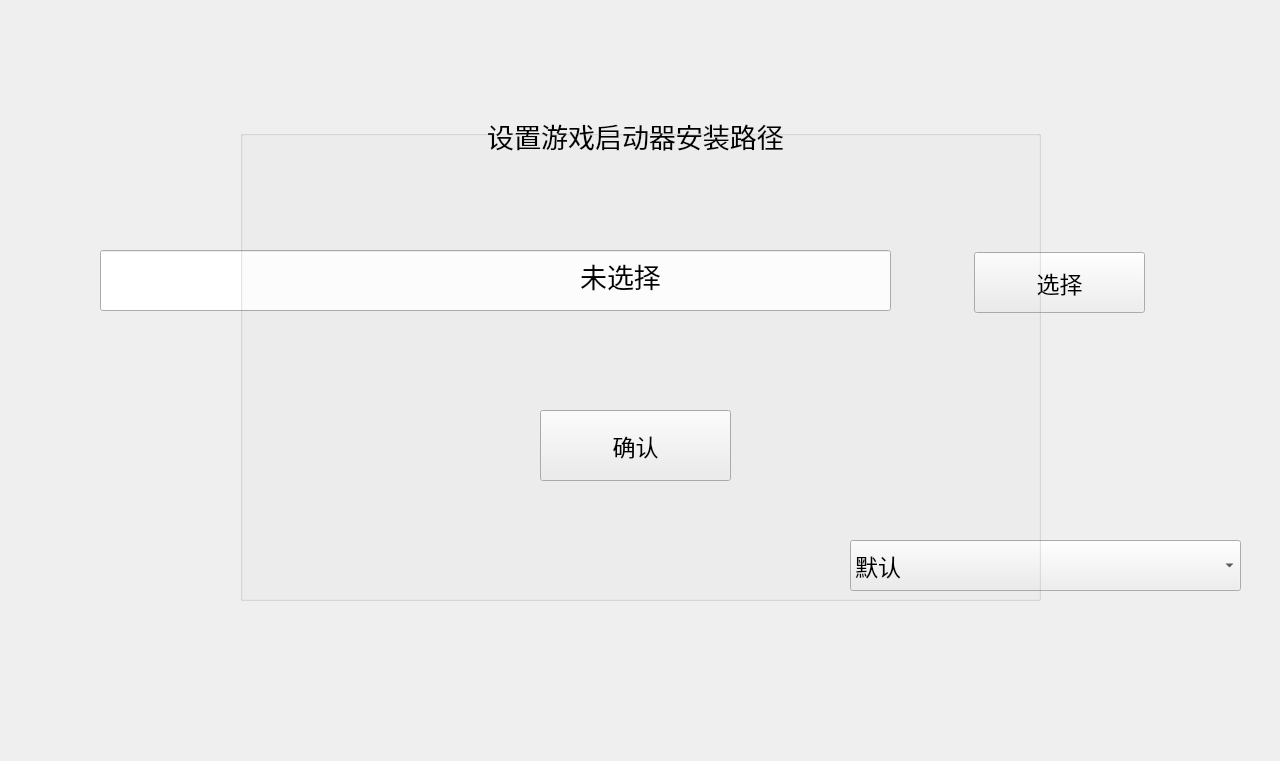
<?xml version="1.0" encoding="UTF-8"?>
<ui version="4.0">
 <class>MainWindow</class>
 <widget class="QMainWindow" name="MainWindow">
  <property name="geometry">
   <rect>
    <x>0</x>
    <y>0</y>
    <width>1280</width>
    <height>761</height>
   </rect>
  </property>
  <property name="mouseTracking">
   <bool>true</bool>
  </property>
  <property name="windowTitle">
   <string>启动器</string>
  </property>
  <widget class="QWidget" name="centralwidget">
   <property name="mouseTracking">
    <bool>true</bool>
   </property>
   <widget class="QLabel" name="win_con">
    <property name="geometry">
     <rect>
      <x>0</x>
      <y>0</y>
      <width>1281</width>
      <height>41</height>
     </rect>
    </property>
    <property name="mouseTracking">
     <bool>true</bool>
    </property>
    <property name="text">
     <string/>
    </property>
   </widget>
   <widget class="QGroupBox" name="settings_group">
    <property name="geometry">
     <rect>
      <x>240</x>
      <y>130</y>
      <width>801</width>
      <height>471</height>
     </rect>
    </property>
    <property name="mouseTracking">
     <bool>true</bool>
    </property>
    <property name="title">
     <string/>
    </property>
    <widget class="QLabel" name="settings">
     <property name="geometry">
      <rect>
       <x>0</x>
       <y>0</y>
       <width>241</width>
       <height>471</height>
      </rect>
     </property>
     <property name="mouseTracking">
      <bool>true</bool>
     </property>
     <property name="text">
      <string/>
     </property>
    </widget>
    <widget class="QLabel" name="setting_sel">
     <property name="geometry">
      <rect>
       <x>240</x>
       <y>0</y>
       <width>561</width>
       <height>471</height>
      </rect>
     </property>
     <property name="mouseTracking">
      <bool>true</bool>
     </property>
     <property name="text">
      <string/>
     </property>
    </widget>
    <widget class="QLabel" name="setting_exit">
     <property name="geometry">
      <rect>
       <x>723</x>
       <y>30</y>
       <width>41</width>
       <height>41</height>
      </rect>
     </property>
     <property name="mouseTracking">
      <bool>true</bool>
     </property>
     <property name="text">
      <string/>
     </property>
    </widget>
    <widget class="QLabel" name="settingsel_path">
     <property name="geometry">
      <rect>
       <x>0</x>
       <y>80</y>
       <width>241</width>
       <height>51</height>
      </rect>
     </property>
     <property name="text">
      <string/>
     </property>
    </widget>
    <widget class="QLabel" name="settingsel_path_bgp">
     <property name="geometry">
      <rect>
       <x>270</x>
       <y>60</y>
       <width>221</width>
       <height>51</height>
      </rect>
     </property>
     <property name="text">
      <string/>
     </property>
    </widget>
    <widget class="QLabel" name="settingsel_path_bgp_show">
     <property name="geometry">
      <rect>
       <x>270</x>
       <y>120</y>
       <width>381</width>
       <height>41</height>
      </rect>
     </property>
     <property name="text">
      <string/>
     </property>
    </widget>
    <widget class="QLabel" name="settingsel_path_bgp_selbt">
     <property name="geometry">
      <rect>
       <x>670</x>
       <y>120</y>
       <width>121</width>
       <height>41</height>
      </rect>
     </property>
     <property name="font">
      <font>
       <pointsize>15</pointsize>
      </font>
     </property>
     <property name="text">
      <string/>
     </property>
     <property name="alignment">
      <set>Qt::AlignLeading|Qt::AlignLeft|Qt::AlignVCenter</set>
     </property>
    </widget>
    <widget class="QLabel" name="settingsel_path_gl">
     <property name="geometry">
      <rect>
       <x>270</x>
       <y>190</y>
       <width>221</width>
       <height>51</height>
      </rect>
     </property>
     <property name="text">
      <string/>
     </property>
    </widget>
    <widget class="QLabel" name="settingsel_path_gl_show">
     <property name="geometry">
      <rect>
       <x>270</x>
       <y>250</y>
       <width>381</width>
       <height>41</height>
      </rect>
     </property>
     <property name="text">
      <string/>
     </property>
    </widget>
    <widget class="QLabel" name="settingsel_path_gl_selbt">
     <property name="geometry">
      <rect>
       <x>670</x>
       <y>250</y>
       <width>121</width>
       <height>41</height>
      </rect>
     </property>
     <property name="font">
      <font>
       <pointsize>15</pointsize>
      </font>
     </property>
     <property name="text">
      <string/>
     </property>
     <property name="alignment">
      <set>Qt::AlignLeading|Qt::AlignLeft|Qt::AlignVCenter</set>
     </property>
    </widget>
    <widget class="QLabel" name="settingsel_path_gs">
     <property name="geometry">
      <rect>
       <x>270</x>
       <y>320</y>
       <width>221</width>
       <height>51</height>
      </rect>
     </property>
     <property name="text">
      <string/>
     </property>
    </widget>
    <widget class="QLabel" name="settingsel_path_gs_show">
     <property name="geometry">
      <rect>
       <x>270</x>
       <y>380</y>
       <width>381</width>
       <height>41</height>
      </rect>
     </property>
     <property name="text">
      <string/>
     </property>
    </widget>
    <widget class="QLabel" name="settingsel_path_gs_selbt">
     <property name="geometry">
      <rect>
       <x>670</x>
       <y>380</y>
       <width>121</width>
       <height>41</height>
      </rect>
     </property>
     <property name="font">
      <font>
       <pointsize>15</pointsize>
      </font>
     </property>
     <property name="text">
      <string/>
     </property>
     <property name="alignment">
      <set>Qt::AlignLeading|Qt::AlignLeft|Qt::AlignVCenter</set>
     </property>
    </widget>
    <widget class="QLabel" name="settingsel_change2i">
     <property name="geometry">
      <rect>
       <x>0</x>
       <y>140</y>
       <width>241</width>
       <height>51</height>
      </rect>
     </property>
     <property name="text">
      <string/>
     </property>
    </widget>
    <widget class="QLabel" name="settingsel_change2i_zip">
     <property name="geometry">
      <rect>
       <x>270</x>
       <y>61</y>
       <width>221</width>
       <height>51</height>
      </rect>
     </property>
     <property name="text">
      <string/>
     </property>
    </widget>
    <widget class="QLabel" name="settingsel_change2i_zip_show">
     <property name="geometry">
      <rect>
       <x>270</x>
       <y>120</y>
       <width>221</width>
       <height>51</height>
      </rect>
     </property>
     <property name="font">
      <font>
       <pointsize>20</pointsize>
      </font>
     </property>
     <property name="text">
      <string>未选择</string>
     </property>
     <property name="alignment">
      <set>Qt::AlignCenter</set>
     </property>
    </widget>
    <widget class="QLabel" name="settingsel_change2i_zip_selbt">
     <property name="geometry">
      <rect>
       <x>530</x>
       <y>130</y>
       <width>121</width>
       <height>41</height>
      </rect>
     </property>
     <property name="font">
      <font>
       <pointsize>15</pointsize>
      </font>
     </property>
     <property name="text">
      <string/>
     </property>
     <property name="alignment">
      <set>Qt::AlignLeading|Qt::AlignLeft|Qt::AlignVCenter</set>
     </property>
    </widget>
    <widget class="QLabel" name="settingsel_change2i_selbt">
     <property name="geometry">
      <rect>
       <x>370</x>
       <y>220</y>
       <width>121</width>
       <height>41</height>
      </rect>
     </property>
     <property name="font">
      <font>
       <pointsize>15</pointsize>
      </font>
     </property>
     <property name="text">
      <string/>
     </property>
     <property name="alignment">
      <set>Qt::AlignLeading|Qt::AlignLeft|Qt::AlignVCenter</set>
     </property>
    </widget>
    <widget class="QLabel" name="settingsel_change2i_download">
     <property name="geometry">
      <rect>
       <x>600</x>
       <y>420</y>
       <width>181</width>
       <height>31</height>
      </rect>
     </property>
     <property name="font">
      <font>
       <pointsize>15</pointsize>
      </font>
     </property>
     <property name="text">
      <string/>
     </property>
     <property name="alignment">
      <set>Qt::AlignLeading|Qt::AlignLeft|Qt::AlignVCenter</set>
     </property>
    </widget>
    <widget class="QLabel" name="settingsel_change2i_article">
     <property name="geometry">
      <rect>
       <x>600</x>
       <y>390</y>
       <width>181</width>
       <height>31</height>
      </rect>
     </property>
     <property name="font">
      <font>
       <pointsize>15</pointsize>
      </font>
     </property>
     <property name="text">
      <string/>
     </property>
     <property name="alignment">
      <set>Qt::AlignLeading|Qt::AlignLeft|Qt::AlignVCenter</set>
     </property>
    </widget>
    <widget class="QLabel" name="settingsel_change2i_delete">
     <property name="geometry">
      <rect>
       <x>600</x>
       <y>350</y>
       <width>181</width>
       <height>31</height>
      </rect>
     </property>
     <property name="font">
      <font>
       <pointsize>15</pointsize>
      </font>
     </property>
     <property name="text">
      <string/>
     </property>
     <property name="alignment">
      <set>Qt::AlignLeading|Qt::AlignLeft|Qt::AlignVCenter</set>
     </property>
    </widget>
   </widget>
   <widget class="QLabel" name="gl_setup_text">
    <property name="geometry">
     <rect>
      <x>120</x>
      <y>100</y>
      <width>1031</width>
      <height>71</height>
     </rect>
    </property>
    <property name="font">
     <font>
      <pointsize>20</pointsize>
     </font>
    </property>
    <property name="mouseTracking">
     <bool>true</bool>
    </property>
    <property name="text">
     <string>设置游戏启动器安装路径</string>
    </property>
    <property name="alignment">
     <set>Qt::AlignCenter</set>
    </property>
   </widget>
   <widget class="QLineEdit" name="gl_setup_path_show">
    <property name="geometry">
     <rect>
      <x>100</x>
      <y>250</y>
      <width>791</width>
      <height>61</height>
     </rect>
    </property>
    <property name="font">
     <font>
      <pointsize>17</pointsize>
     </font>
    </property>
   </widget>
   <widget class="QPushButton" name="gl_setup_path_sel">
    <property name="geometry">
     <rect>
      <x>974</x>
      <y>252</y>
      <width>171</width>
      <height>61</height>
     </rect>
    </property>
    <property name="font">
     <font>
      <pointsize>17</pointsize>
     </font>
    </property>
    <property name="mouseTracking">
     <bool>true</bool>
    </property>
    <property name="text">
     <string>选择</string>
    </property>
   </widget>
   <widget class="QLabel" name="bgp_show">
    <property name="geometry">
     <rect>
      <x>0</x>
      <y>40</y>
      <width>1281</width>
      <height>720</height>
     </rect>
    </property>
    <property name="mouseTracking">
     <bool>true</bool>
    </property>
    <property name="text">
     <string/>
    </property>
   </widget>
   <widget class="QPushButton" name="gl_setup_confirm">
    <property name="geometry">
     <rect>
      <x>540</x>
      <y>410</y>
      <width>191</width>
      <height>71</height>
     </rect>
    </property>
    <property name="font">
     <font>
      <pointsize>17</pointsize>
     </font>
    </property>
    <property name="mouseTracking">
     <bool>true</bool>
    </property>
    <property name="text">
     <string>确认</string>
    </property>
   </widget>
   <widget class="QComboBox" name="modesel">
    <property name="geometry">
     <rect>
      <x>850</x>
      <y>540</y>
      <width>391</width>
      <height>51</height>
     </rect>
    </property>
    <property name="font">
     <font>
      <pointsize>17</pointsize>
     </font>
    </property>
    <property name="maxVisibleItems">
     <number>4</number>
    </property>
    <property name="insertPolicy">
     <enum>QComboBox::InsertAtBottom</enum>
    </property>
    <item>
     <property name="text">
      <string>默认</string>
     </property>
    </item>
    <item>
     <property name="text">
      <string>国服（官服）</string>
     </property>
    </item>
    <item>
     <property name="text">
      <string>国服（官服）+ taptap</string>
     </property>
    </item>
    <item>
     <property name="text">
      <string>Bilibili服（渠道服）</string>
     </property>
    </item>
    <item>
     <property name="text">
      <string>国际服</string>
     </property>
    </item>
   </widget>
   <widget class="QLabel" name="mode_set">
    <property name="geometry">
     <rect>
      <x>1063</x>
      <y>620</y>
      <width>181</width>
      <height>61</height>
     </rect>
    </property>
    <property name="font">
     <font>
      <pointsize>17</pointsize>
     </font>
    </property>
    <property name="text">
     <string/>
    </property>
    <property name="alignment">
     <set>Qt::AlignCenter</set>
    </property>
   </widget>
   <widget class="QLabel" name="mode_set_done">
    <property name="geometry">
     <rect>
      <x>530</x>
      <y>630</y>
      <width>231</width>
      <height>41</height>
     </rect>
    </property>
    <property name="text">
     <string/>
    </property>
   </widget>
   <widget class="QLabel" name="start_game">
    <property name="geometry">
     <rect>
      <x>823</x>
      <y>620</y>
      <width>211</width>
      <height>61</height>
     </rect>
    </property>
    <property name="text">
     <string/>
    </property>
   </widget>
   <widget class="QLabel" name="start_launcher">
    <property name="geometry">
     <rect>
      <x>533</x>
      <y>620</y>
      <width>261</width>
      <height>61</height>
     </rect>
    </property>
    <property name="text">
     <string/>
    </property>
   </widget>
   <widget class="QLabel" name="start_bwiki">
    <property name="geometry">
     <rect>
      <x>1030</x>
      <y>700</y>
      <width>131</width>
      <height>41</height>
     </rect>
    </property>
    <property name="text">
     <string/>
    </property>
   </widget>
   <widget class="QWidget" name="verticalLayoutWidget">
    <property name="geometry">
     <rect>
      <x>20</x>
      <y>60</y>
      <width>1241</width>
      <height>631</height>
     </rect>
    </property>
    <layout class="QVBoxLayout" name="bwiki_webview"/>
   </widget>
   <zorder>bgp_show</zorder>
   <zorder>win_con</zorder>
   <zorder>gl_setup_text</zorder>
   <zorder>gl_setup_path_show</zorder>
   <zorder>gl_setup_path_sel</zorder>
   <zorder>gl_setup_confirm</zorder>
   <zorder>modesel</zorder>
   <zorder>mode_set</zorder>
   <zorder>start_game</zorder>
   <zorder>start_launcher</zorder>
   <zorder>settings_group</zorder>
   <zorder>mode_set_done</zorder>
   <zorder>start_bwiki</zorder>
   <zorder>verticalLayoutWidget</zorder>
  </widget>
 </widget>
 <resources/>
 <connections/>
</ui>
